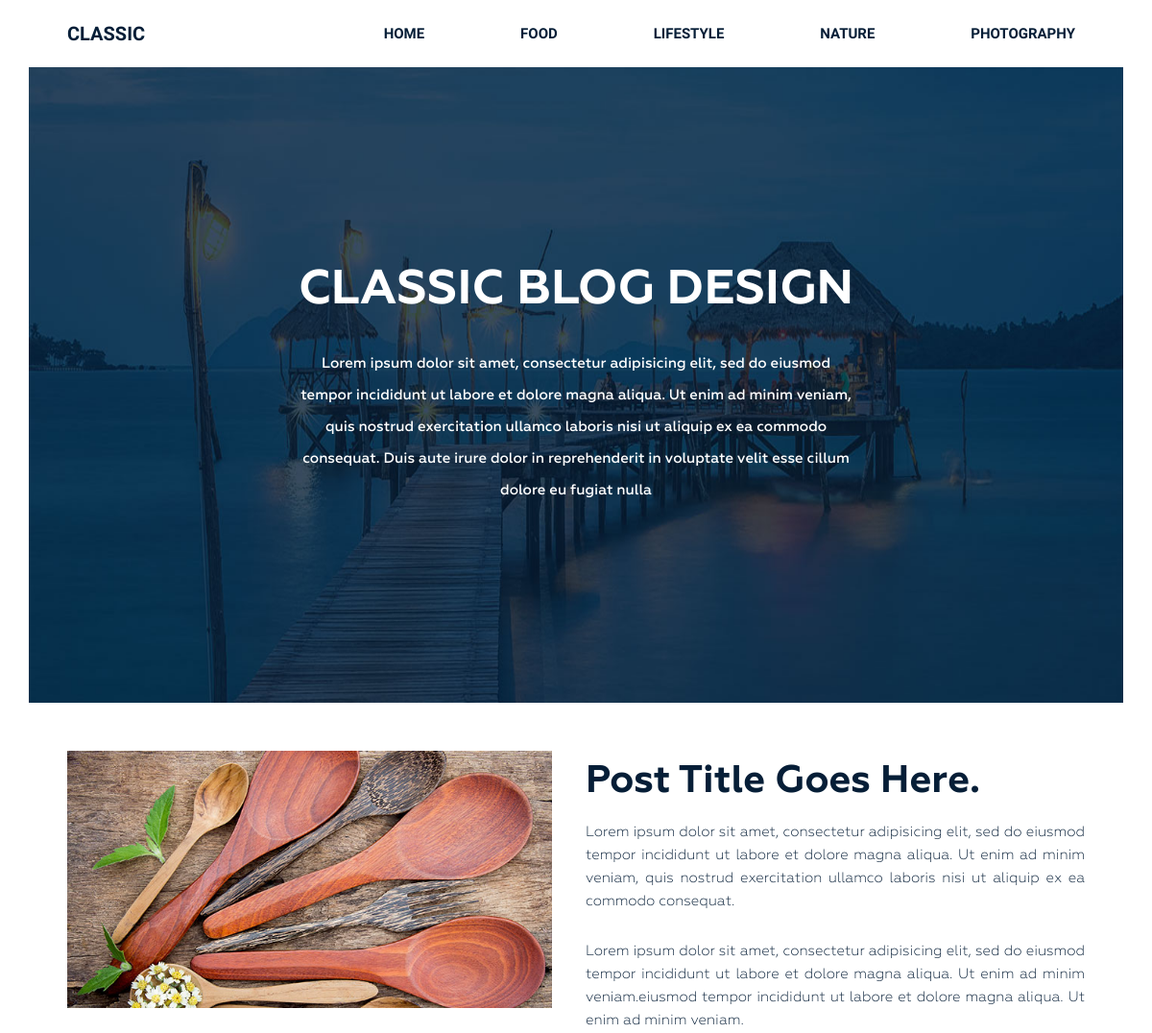
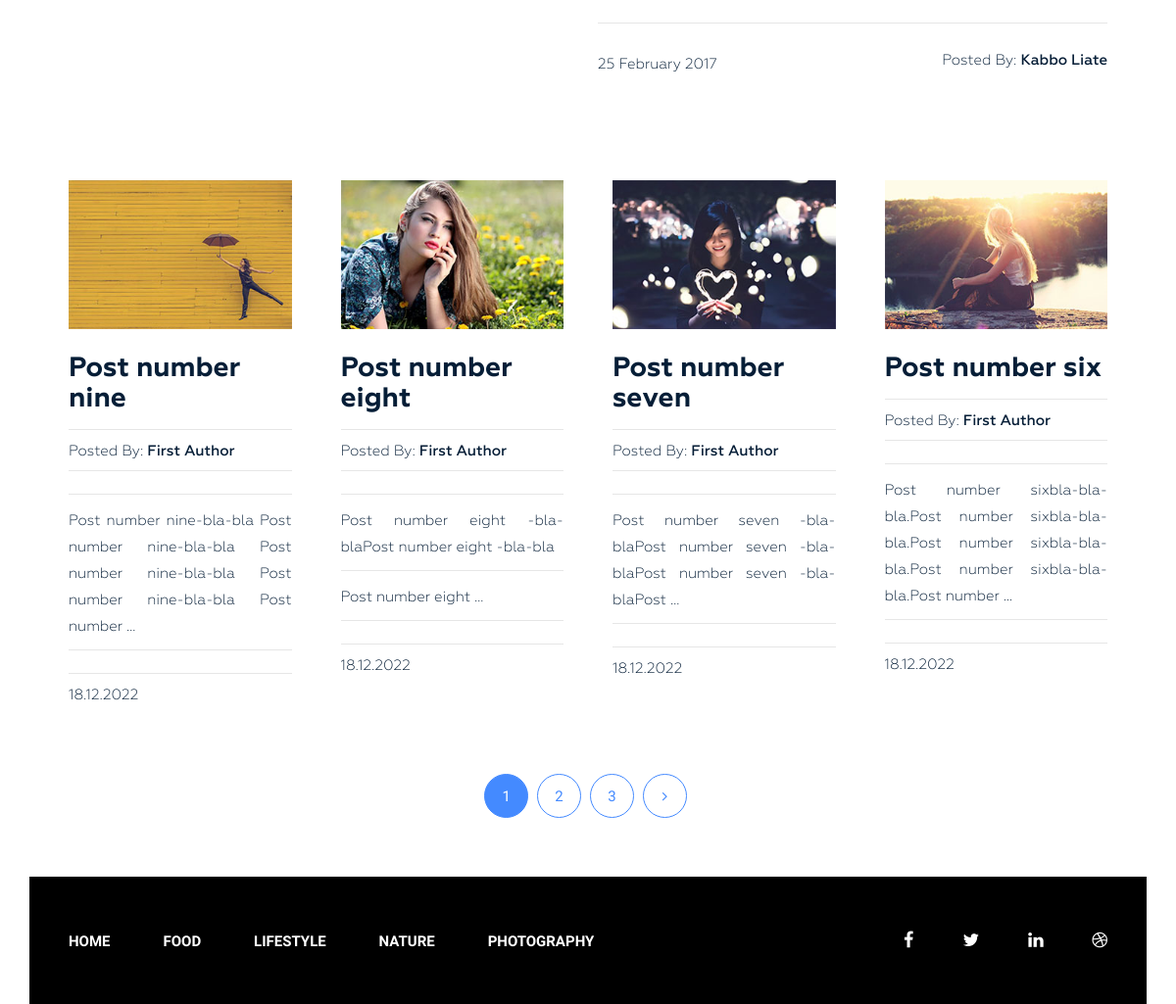
The page / on the database its author committed (2 pictures, top to bottom).
### dec/models.py (models this page shows, shortened)
class Category(models.Model):
    title = models.CharField(max_length=255)
    slug = models.SlugField(max_length=255, verbose_name='Url', unique=True)
    def get_absolute_url(self):
        return reverse('category', kwargs={"slug": self.slug})
    class Meta:
        verbose_name = 'Категория(ю)'
        verbose_name_plural = 'Категории'
        ordering = ['title']

class Post(models.Model):
    title = models.CharField(max_length=255)
    slug = models.SlugField(max_length=255, verbose_name='Url', unique=True)
    author = models.CharField(max_length=255)
    content = models.TextField(blank=True)
    created_at = models.DateTimeField(auto_now_add=True, verbose_name='опубликовано')
    photo = models.ImageField(upload_to='photos/%Y/%m/%d/', blank=True)
    views = models.IntegerField(default=0, verbose_name='Кол-во просмотров')
    category = models.ForeignKey(Category, on_delete=models.PROTECT, related_name='posts')
    tags = models.ManyToManyField(Tag, blank=True, related_name='posts')
    def get_absolute_url(self):
        return reverse('post', kwargs={"slug": self.slug})
    class Meta:
        verbose_name = 'Статья(ю)'
        verbose_name_plural = 'Статьи'
        ordering = ['-created_at']

### dec/views.py (the view)
# urls.py: path('', Home.as_view(), name='home'),
class Home(ListView):
    model = Post
    template_name = 'dec/index.html'
    context_object_name = 'posts'
    paginate_by = 4
    def get_context_data(self, *, object_list=None, **kwargs):
        context = super().get_context_data(**kwargs)
        context['title'] = 'Classic blog design'
        return context

### dec/templatetags/menu.py (called while the page is built)
@register.inclusion_tag('dec/menu_tpl.html')
def show_menu(menu_class='menu'):
    categories = Category.objects.all()
    return {"categories": categories, "menu_class": menu_class}

### dec/templates/dec/index.html (shortened to what this page needs)
{% extends 'base.html' %}
{% load static %}
{% block content %}
<section class="bg-text-area">
    <div class="container">
        <div class="row">
            <div class="col-md-12">
                <div class="bg-text">
                    <h3>Classic BLOG Design</h3>
                    <p>Lorem ipsum dolor sit amet, consectetur adipisicing elit, sed do eiusmod tempor incididunt ut
                        labore et dolore magna aliqua. Ut enim ad minim veniam, quis nostrud exercitation ullamco
                        laboris nisi ut aliquip ex ea commodo consequat. Duis aute irure dolor in reprehenderit in
                        voluptate velit esse cillum dolore eu fugiat nulla </p>
                </div>
            </div>
        </div>
    </div>
</section>
<section class="blog-post-area">
    <div class="container">
        <div class="row">
            <div class="blog-post-area-style">
                <div class="col-md-12">
                    <div class="single-post-big">
                        <div class="big-image">
                            <img src="{% static 'img/post-image1.jpg' %}" alt="">
                        </div>
                        <div class="big-text">
                            <h3><a href="#">Post Title Goes Here.</a></h3>
                            <p>Lorem ipsum dolor sit amet, consectetur adipisicing elit, sed do eiusmod tempor
                                incididunt ut labore et dolore magna aliqua. Ut enim ad minim veniam, quis nostrud
                                exercitation ullamco laboris nisi ut aliquip ex ea commodo consequat.</p>
                            <p>Lorem ipsum dolor sit amet, consectetur adipisicing elit, sed do eiusmod tempor
                                incididunt ut labore et dolore magna aliqua. Ut enim ad minim veniam.eiusmod tempor
                                incididunt ut labore et dolore magna aliqua. Ut enim ad minim veniam.</p>
                            <h4><span class="date">25 February 2017</span><span class="author">Posted By: <span
                                    class="author-name">Kabbo Liate</span></span>
                            </h4>
                        </div>
                    </div>
                </div>
                {% for post in posts %}
                <div class="col-md-3">
                    <div class="single-post">
                        {% if post.photo %}
                        <img src="{{ post.photo.url }}" alt="{{ post.title }}">
                        {% else %}
                        <img src="https://picsum.photos/id/1060/300/201/?blur2" alt="{{ post.title }}">
                        {% endif %}
                        <h3><a href="{{ post.get_absolute_url }}">{{ post.title }}</a></h3>
                        <h4><span>Posted By: <span class="author-name">{{ post.author }}</span></span></h4>
                        <p>{{ post.content|truncatewords_html:10|safe }}</p>
                        <h4><span>{{ post.created_at|date:"d.m.Y" }}</span></h4>
                    </div>
                </div>
                {% endfor %}
            </div>
        </div>
    </div>
    {% if page_obj.has_other_pages %}
    <div class="pegination">
        <div class="nav-links">
            {% for p in page_obj.paginator.page_range %}
                {% if page_obj.number == p %}
                <span class="page-numbers current">{{ p }}</span>
                {% elif p > page_obj.number|add:-3 and p < page_obj.number|add:3 %}
                <a class="page-numbers" href="?page={{ p }}">{{ p }}</a>
                {% endif %}
            {% endfor %}
            {% if page_obj.has_next %}
            <a class="page-numbers" href="?page={{ page_obj.next_page_number }}"><i class="fa fa-angle-right"
                                                                                    aria-hidden="true"></i></a>
            {% endif %}
        </div>
    </div>
    {% endif %}
</section>
{% endblock %}

### templates/base.html (shortened to what this page needs)
{% load static %}
{% load cache %}
<!DOCTYPE html>
<html lang="en">
<head>
    <link rel="stylesheet" href="{% static 'css/bootstrap.css' %}">
    <link rel="stylesheet" href="{% static 'css/font-awesome.min.css' %}">
    <link rel="stylesheet" href="{% static 'css/owl.carousel.min.css' %}">
    <link rel="stylesheet" href="{% static 'css/owl.theme.default.min.css' %}">
    <link rel="stylesheet" href="{% static 'style.css' %}">
    <link rel="stylesheet" href="{% static 'responsive.css' %}">
</head>
<body>
    <div class="wrapper">
        {% cache 20 header %}
        {% include 'inc/_header.html' %}
        {% endcache %}
        {% block content %} {% endblock %}
        {% cache 20 footer %}
        {% include 'inc/_footer.html' %}
        {% endcache %}
    </div>
</body>
</html>

### templates/inc/_header.html
{% load menu %}
<header class="header">
    <div class="container">
        <div class="row">
            <div class="col-md-2">
                <div class="logo">
                    <h2><a href="{% url 'home' %}">Classic</a></h2>
                </div>
            </div>
            <div class="col-md-10">
                {% show_menu %}
            </div>
        </div>
    </div>
</header>

### dec/templates/dec/menu_tpl.html
<div class="{{ menu_class }}">
    <ul>
        <li><a href="{% url 'home' %}">Home</a></li>
        {% for item in categories %}
        <li><a href="{{ item.get_absolute_url }}">{{ item.title }}</a></li>
        {% endfor %}
    </ul>
</div>

### templates/inc/_footer.html (shortened to what this page needs)
{% load menu %}
<footer class="footer">
    <div class="container">
        <div class="row">
            <div class="col-md-12">
                <div class="footer-bg">
                    <div class="row">
                        <div class="col-md-9">
                            {% show_menu 'footer-menu' %}
                        </div>
                        <div class="col-md-3">
                            <div class="footer-icon">
                                <p><a href="#"><i class="fa fa-facebook" aria-hidden="true"></i></a><a href="#"><i
                                        class="fa fa-twitter" aria-hidden="true"></i></a><a href="#"><i
                                        class="fa fa-linkedin" aria-hidden="true"></i></a><a href="#"><i
                                        class="fa fa-dribbble" aria-hidden="true"></i></a></p>
                            </div>
                        </div>
                    </div>
                </div>
            </div>
        </div>
    </div>
</footer>

### rows shown on the page
Category: title "FOOD"
Category: title "LIFESTYLE"
Category: title "NATURE"
Category: title "PHOTOGRAPHY"
Post: photo (picture), title "Post number nine", author "First Author", content "Post number nine-bla-bla Post number nine-bla-bla Post number nine-bla-bla Post number nine-bla-bla Post number …", created_at "18.12.2022"
Post: photo (picture), title "Post number eight", author "First Author", content "Post number eight -bla-blaPost number eight -bla-bla Post number eight …", created_at "18.12.2022"
Post: photo (picture), title "Post number seven", author "First Author", content "Post number seven -bla-blaPost number seven -bla-blaPost number seven -bla-blaPost …", created_at "18.12.2022"
Post: photo (picture), title "Post number six", author "First Author", content "Post number sixbla-bla-bla.Post number sixbla-bla-bla.Post number sixbla-bla-bla.Post number sixbla-bla-bla.Post number …", created_at "18.12.2022"

### other values the page prints
{{ p }} "1"
{{ p }} "2" "3"
